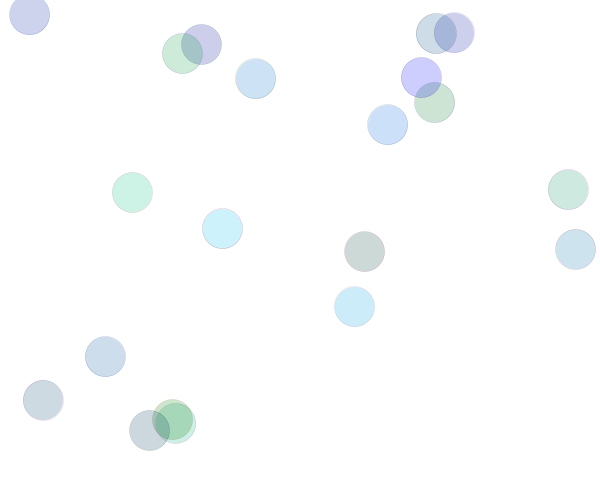
Frame 1 (no input)
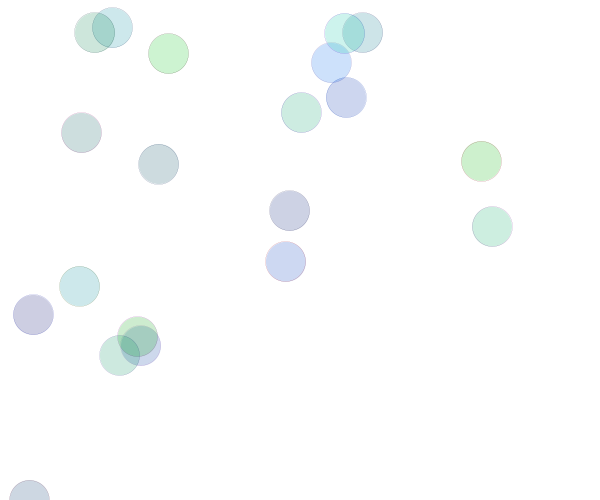
Frame 60 (the mouse pressed at the canvas centre just before this capture)
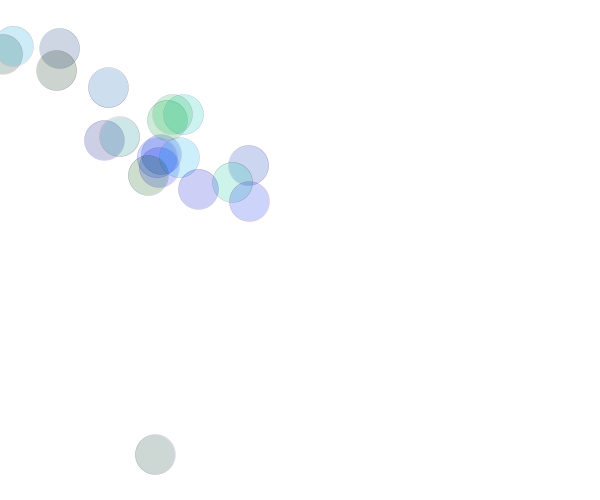
Frame 120 (the mouse held since frame 60 and released just before this capture)

The Processing sketch that drew these frames (run headless with seeded random() and noise(); from frame 60 on, the mouse is pressed at the canvas centre):

// Processing sketch: processing_157522
// ── processing_157522.pde

Mover[] movers = new Mover[20];


void setup() {
  size(600, 500);
  background(255);
  
  for (int i = 0; i < movers.length; i++) {
    movers[i] = new Mover();
  }
}

void draw() {
  background(255);

  for (int i = 0; i < movers.length; i++) {
    movers[i].update();
    movers[i].checkEdges();
    movers[i].display();


    
  }
}

class Mover {

  PVector location;
  PVector velocity;
  PVector acceleration;
  PVector force;//adding force
  PVector gravity;
  PVector wind;
  
  //float topspeed;
  
  //for baloon
  float mass;
  float xoff;
  int timeLoops;
  float maxSpeed;
  int r,g,b;
  float randomNoise;

  Mover() {
    location = new PVector(random(width), random(height-20));
    velocity = new PVector(0, random(0,0.3));
    //acceleration = new PVector(-0.001, 0.01);
    //topspeed = 5;
    
    acceleration = new PVector(0,random(0,0.3));
    
    mass = 1;
    xoff = 0.0;
    timeLoops = 0;
    maxSpeed = 8;
    randomNoise = random(0.0,0.5);
    r = round(random(255));
    g = round(random(255));
    b = round(random(255));
    
  }

  void update() {
    PVector mouse = new PVector(mouseX,mouseY);
    PVector dir = PVector.sub(mouse,location);
    
    dir.normalize();
    dir.mult(0.05);
    acceleration = dir;
    
    velocity.add(acceleration);
    velocity.limit(maxSpeed);
    location.add(velocity);
    acceleration.mult(0);
  }

  void display() {
    stroke(random(200),random(100),random(200));
    strokeWeight(0.1);
    fill(random(0),random(200),random(255), 50);
    ellipse(location.x, location.y, 40, 40);
  }

  void checkEdges() {

    if (location.x > width) {
      //location.x = 0;
      velocity.x = velocity.x * -1;
    }
    else if (location.x < 0 ) {
      //location.x = width;
      velocity.x = velocity.x * -1;
    }

    if (location.y > height) {
      velocity.y = velocity.y * -1;
      location.y = 0;
    } 
    else if (location.y < 0) {
      velocity.y = velocity.y * -1;
      location.y = height;
    }
  }
  
  //adding force according Newton's second law
  
  void applyForce(PVector force) {
    PVector f = PVector.div(force,mass);
    acceleration.add(f);
  }
  
  int ceilingCollision() {
    if (location.y < 40) {
      return timeLoops = 4;
    }else{
      return timeLoops = 0;
    }
  }
}
